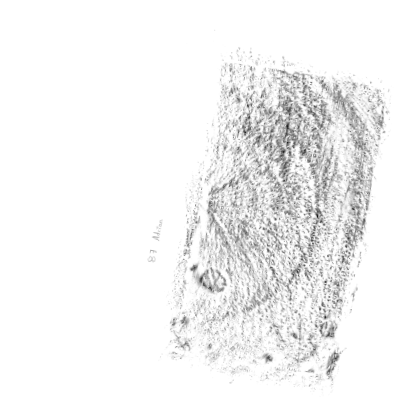
#> input picture data/processed/aligned-images/DOC (49).png, 400 x 400 px, found by its file name; its folder holds only this picture in this run
$ python nmf_analysis.py
#> lines starting #> are read from the running program, lines starting #| are printed output that depends on the picture; after the words box and inside, x2 and y2 are one past the last pixel; in counts of white or black regions, pixels touching at a corner belong together
### src/load_images.py
import cv2
import numpy as np
import os

def read_images(dir:str, image_size=None) -> tuple[list[np.ndarray], list[str]]:
    """ Lee todas las imagenes en formato PNG de un directorio, las redimensiona
    al tamaño especificado y las normaliza a valores entre 0 y 255."""
#> called with dir = './data/processed/aligned-images/'
    images, names = [], []

    for file in os.listdir(dir):            # leer cada archivo en la carpeta
        if file.lower().endswith(".png"):   # si es png
            # Leer imagen en blanco y negro
            print(f"Reading image: {file}")
            image = cv2.imread(os.path.join(dir, file), cv2.IMREAD_GRAYSCALE)
#> image is the input picture: shape (400, 400); min 18, max 255, mean 242.3

            # redimencionar imagen
            if image_size is not None:
                print(f"\tOriginal shape:\t{image.shape}")
                image = cv2.resize(image, image_size, interpolation\
                                   =cv2.INTER_AREA)
                print(f"\tNew shape:\t{image.shape}\n")
            else:
                print(f"\tShape:\t{image.shape}\n")
#| 	Shape:	(400, 400)

            image = cv2.normalize(image, None, 0, 255, cv2.NORM_MINMAX)\
                .astype(np.uint8) # normalizar imagen

            if image is not None:
                images.append(image) ; names.append(file)
            else:
                raise ValueError(f"Error al leer la imagen: {file}")

    return images, names

# [4 lines left out: function save_images, not called in this run]

# [9 lines that do not run on import are left out]

### src/transform.py
import cv2 as cv2
import numpy as np
from src import TRANSFORMATION_MARGIN
from src.load_images import save_images
import cv2
import numpy as np
from skimage.restoration import denoise_wavelet, estimate_sigma
from skimage import img_as_float, img_as_ubyte

def del_area(binaria, area_max=60, conectividad=4):
    # Asegurar formato uint8 (0 y 255)
    if binaria.dtype == bool:
        img = (binaria.astype(np.uint8)) * 255
    else:
        img = binaria.copy()
        if img.max() == 1:
            img = img * 255


    # Encontrar componentes blancas en la invertida (que eran negras en original)
    num_labels, labels, stats, centroids = cv2.connectedComponentsWithStats(
        cv2.bitwise_not(img), connectivity=conectividad)

    # Máscara donde se conservarán las regiones negras que queremos mantener (las grandes)
    mascara_negra_conservadas = np.zeros_like(img)

    # Omitir fondo (label 0)
    for i in range(1, num_labels):
        area = stats[i, cv2.CC_STAT_AREA]
        if area >= area_max:
            # Esta región negra original es lo suficientemente grande, la conservamos
            mascara_negra_conservadas[labels == i] = 255


    resultado = np.full_like(img, 255)  # fondo blanco
    resultado[mascara_negra_conservadas == 255] = 0  # poner negro donde había regiones negras grandes

    # Devolver en el mismo tipo de dato de entrada
    return resultado if binaria.dtype != bool else resultado > 0

def clean_images(images: list[np.ndarray]) -> list[dict]:
    results = []
    clahe = cv2.createCLAHE(clipLimit=7.0, tileGridSize=(24, 24))

    for img in images:
        if img.dtype != np.uint8:
            img = cv2.normalize(img, None, 0, 255, cv2.NORM_MINMAX).astype(np.uint8)

        result_dict = {"original": img.copy()}

        # Mediana
        median_img = img
        for _ in range(8):
            median_img = cv2.medianBlur(median_img, 3)
            median_clahe = clahe.apply(median_img)
            _, median_thresh = cv2.threshold(median_clahe, 150, 255, cv2.THRESH_BINARY)
        result_dict["cleaned"] = del_area(median_thresh, area_max=90, conectividad=4)


        results.append(result_dict)

    return results

# [61 lines left out: functions select_rotation_line, align, transform, not called in this run]


# [23 lines that do not run on import are left out]


### src/visualitation.py
from matplotlib import pyplot as plt
import numpy as np
from src import TRANSFORMATION_MARGIN

plt.rcParams["figure.constrained_layout.use"] = True


def show_images(images: list, names: list[str], show: bool = True,
                suptitle: str = None, **fig_kw):
    """Muestra una lista de imágenes."""
    n_images = len(images)
    n_cols = int(np.ceil(np.sqrt(n_images)))
    n_rows = int(np.ceil(n_images / n_cols))

    fig, axes = plt.subplots(nrows=n_rows,ncols=n_cols,squeeze=False,**fig_kw)
    if suptitle is not None: fig.suptitle(suptitle)

    for i, (img, name) in enumerate(zip(images, names)):
        r, c = i // n_cols, i % n_cols
        ax = axes[r, c]
        ax.imshow(img, cmap="gray") ; ax.set_title(name)
        ax.axis("off")

    for j in range(i + 1, n_cols * n_rows):    # Apagar ejes vacíos
        r, c = j // n_cols, j % n_cols
        axes[r, c].axis("off")

    if show: plt.show()
    return fig, axes


# [16 lines left out: function show_stages, not called in this run]

def show_nmf_components(H:np.ndarray, W:np.ndarray,
                        image_shape:tuple[int, int]) -> None:
    components, titles = [], []

    for i in range(H.shape[0]): # reconstruir cada componente
        component_img = H[i, :].reshape(image_shape)
        title = f'Component {i+1}, Average Intensity: {W[:, i].mean():.2f}'
        components.append(component_img)
        titles.append(title)

    show_images(components, titles)
    return

def plot_reconstruction_error(errors:list[float], components:list[int]) -> None:
    plt.plot(components, errors, color='red', marker='o')
    plt.xlabel("Number of components") ; plt.ylabel("Reconstruction error")
    plt.show()
    return


# [30 lines left out: function fft_visualitation, not called in this run]

# [1 lines that do not run on import are left out]

### src/utils.py
import numpy as np

def get_stage_images(results:list[dict], stage:str) -> list[np.ndarray]:
    return [result[stage] for result in results]

### src/nmf_analysis.py
import numpy as np
import cv2 as cv2
from sklearn.decomposition import NMF

def apply_nmf(images: list[np.ndarray], **nmf_params)\
    -> tuple[list[np.ndarray], np.ndarray, np.ndarray, float]:

    # Convertir la lista de imágenes a una matriz 2D
    n_samples, images_shape = len(images), images[0].shape
    data_matrix = np.array([img.flatten() for img in images])

    # Aplicar NMF
    nmf_model = NMF(**nmf_params)
    print(f"Fitting NMF model, {nmf_params['n_components']} components...")
    W = nmf_model.fit_transform(data_matrix)
    H = nmf_model.components_

    # Reconstruir las imágenes a partir de las componentes
    reconstructed_images = [ (np.dot(W[i,:], H).reshape(images_shape))\
                            .astype(np.uint8) for i in range(n_samples)]

    return reconstructed_images, W, H, nmf_model.reconstruction_err_


if __name__ == "__main__":
    from src import PROCESSED_IMAGES_DIR, NMF_PARAMS
    from src.load_images import read_images
    from src.visualitation import show_images, show_nmf_components,\
        plot_reconstruction_error
    from src.transform import clean_images
    from src.utils import get_stage_images


    # leer y limpiar imagenes
    images, names = read_images(PROCESSED_IMAGES_DIR + "aligned-images/")
#> images = 1 item; names = ['DOC (49).png']
    images = get_stage_images(clean_images(images), "cleaned")
#> the loop in clean_images, `for img in images:` made 1 pass
#> num_labels in del_area on pass 1: 104
#> pass 1, in del_area, `img = binaria.copy()`:
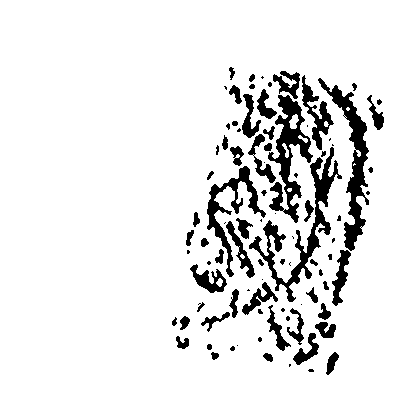
#> img: shape (400, 400); 90% white; 89 black regions (31 under 20 px), largest, box (x1, y1, x2, y2) and area: (249, 147, 342, 302) 2437, (318, 78, 369, 251) 2180, (268, 95, 313, 223) 2110
#> pass 1, in del_area, `num_labels, labels, stats, centroids = cv2.connectedComponentsWithStat..`:
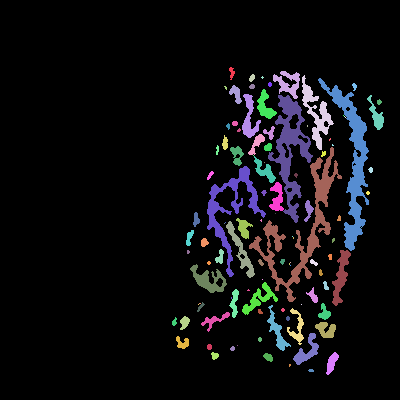
#> labels: shape (400, 400) int32; 104 distinct labels, from 0 to 103; one colour per label, 0 black
#> after the loop in clean_images, `for img in images:`:
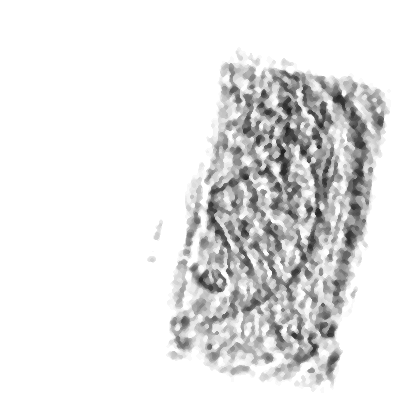
#> median_clahe: shape (400, 400); min 33, max 255, mean 229.3
#> after the loop in clean_images, `for img in images:`:
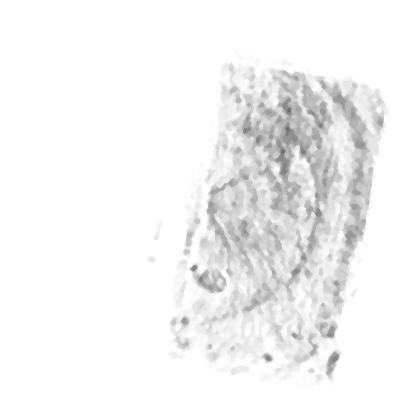
#> median_img: shape (400, 400); min 102, max 255, mean 242.9
#> after the loop in clean_images, `for img in images:`: results = 1 item

    # promediar imagenes
    show_images([np.mean(images, axis=0).astype(np.uint8)], ["Average Image"],
                suptitle="Average of Aligned and Cleaned Images")
#> in show_images, `n_images = len(images)`: n_images = 1
#> the loop in show_images, `for i, (img, name) in enumerate(zip(images, names)):` made 1 pass
#> (name, r, c) on pass 1: ('Average Image', 0, 0)

    # Evaluar error de reconstrucción para diferentes números de componentes
    errors = [ apply_nmf(images, n_components=k, **NMF_PARAMS)[3]\
              for k in range(1, 12) ]
#> in apply_nmf, `n_samples, images_shape = len(images), images[0].shape`: images_shape = (400, 400)
#> in apply_nmf, `W = nmf_model.fit_transform(data_matrix)`: W = [19.08]
#> in apply_nmf, `reconstructed_images = [ (np.dot(W[i,:], H).reshape(images_shape))\ .a..`: reconstructed_images = 1 item
#> errors = [0, 6.15e-05, 4.37e-05, 6.52e-05, 4.79e-05, 0, 0.000116, 0, 2.95e-05, 3.8e-05, 0.000121]
    plot_reconstruction_error(errors, list(range(1, 12)))
#> in plot_reconstruction_error, `plt.show()`:
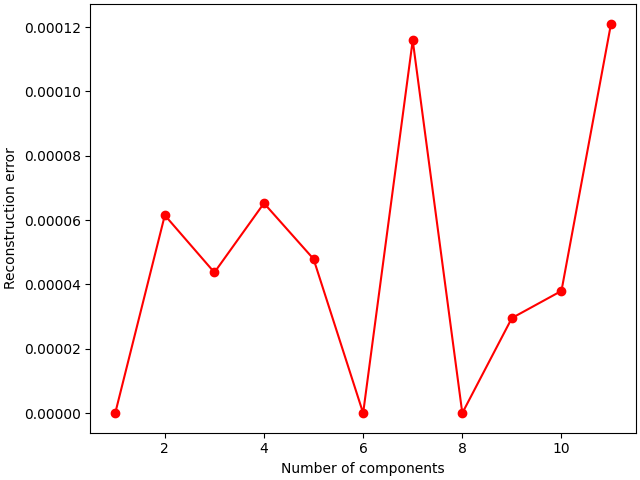
#> figure drawn by matplotlib, 1 panel; curve peaks at x = 11, y = 0.000121

    # aplicar NMF
    for k in [2, 10]:
        print(f"\nNMF con {k} componentes...")
        nmf_images, W, H, _ = apply_nmf(images, n_components=k, **NMF_PARAMS)
        show_nmf_components(H, W, images[0].shape)
        show_images(nmf_images, names,
                    suptitle=f"NMF Reconstruction with {k} Components")
#> this loop made 2 passes
#> (n_samples in apply_nmf, images_shape in apply_nmf, W) on pass 1: (1, (400, 400), [[24.79, 2.2]])
#> (n_samples in apply_nmf, images_shape in apply_nmf) on pass 2: (1, (400, 400))
#> pass 1, in show_images (call 2), `if show: plt.show()`:
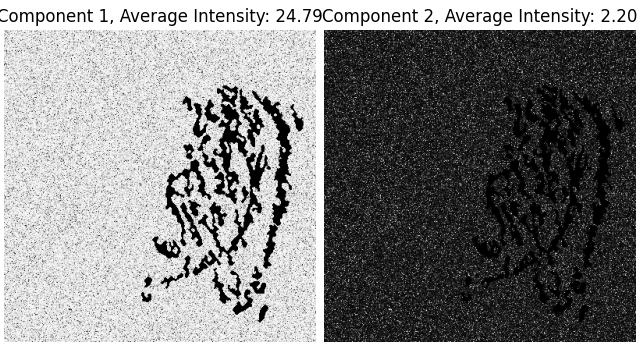
#> figure drawn by matplotlib, 2 panels
#> pass 2, in show_images (call 5), `if show: plt.show()`:
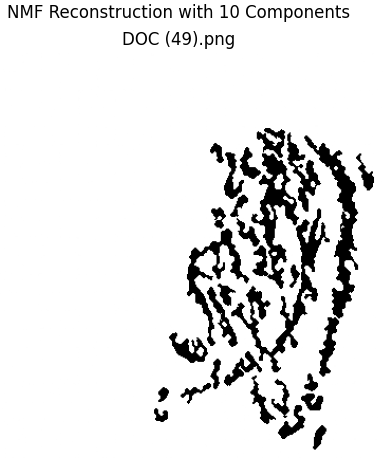
#> figure drawn by matplotlib, 1 panel

$ run again, on data/processed/aligned-images/DOC001 (2).png
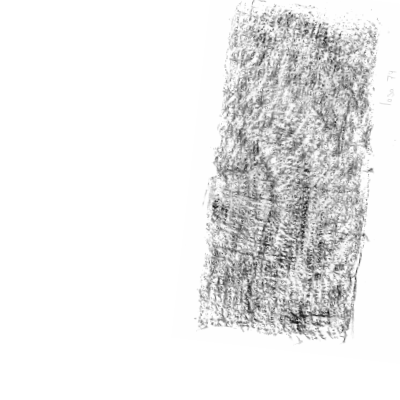
#> input picture data/processed/aligned-images/DOC001 (2).png, 400 x 400 px, found by its file name
#> in read_images, image is the input picture: shape (400, 400); min 16, max 255, mean 234.2
#| 	Shape:	(400, 400)
#> images = 1 item; names = ['DOC001 (2).png']
#> the loop in clean_images, `for img in images:` made 1 pass
#> num_labels in del_area on pass 1: 79
#> pass 1, in del_area, `num_labels, labels, stats, centroids = cv2.connectedComponentsWithStat..`:
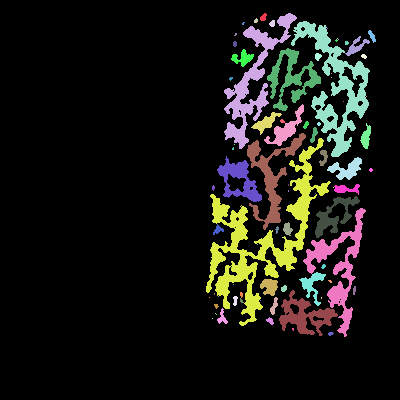
#> labels: shape (400, 400) int32; 79 distinct labels, from 0 to 78; one colour per label, 0 black
#> after the loop in clean_images, `for img in images:`: results = 1 item
#> n_images = 1
#> the loop in show_images, `for i, (img, name) in enumerate(zip(images, names)):` made 1 pass
#> (name, r, c) on pass 1: ('Average Image', 0, 0)
#> images_shape = (400, 400)
#> in apply_nmf, `W = nmf_model.fit_transform(data_matrix)`: W = [18.73]
#> reconstructed_images = 1 item
#> errors = [0, 0, 0, 0.000107, 5.65e-05, 4.49e-05, 0, 2.22e-05, 2.68e-05, 0, 0]
#> the loop `for k in [2, 10]:` made 2 passes
#> (n_samples in apply_nmf, images_shape in apply_nmf, W) on pass 1: (1, (400, 400), [[24.33, 2.16]])
#> pass 2, in show_images (call 5), `if show: plt.show()`:
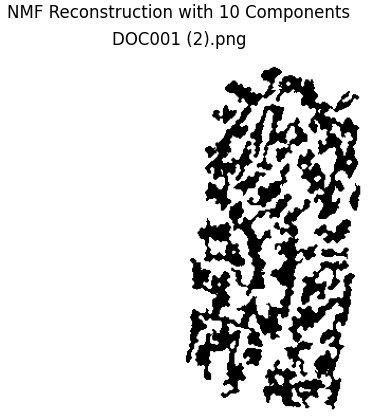
#> figure drawn by matplotlib, 1 panel

$ run again, on data/processed/aligned-images/DOC002(1).png
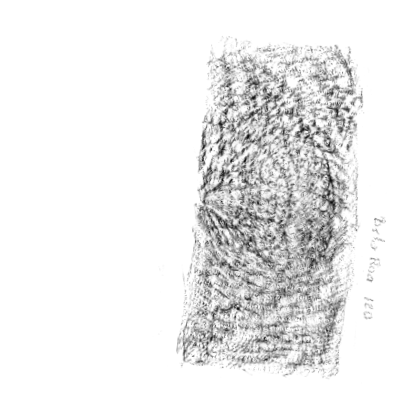
#> input picture data/processed/aligned-images/DOC002(1).png, 400 x 400 px, found by its file name
#> in read_images, image is the input picture: shape (400, 400); min 11, max 255, mean 234.9
#| 	Shape:	(400, 400)
#> images = 1 item; names = ['DOC002(1).png']
#> the loop in clean_images, `for img in images:` made 1 pass
#> num_labels in del_area on pass 1: 56
#> pass 1, in del_area, `num_labels, labels, stats, centroids = cv2.connectedComponentsWithStat..`:
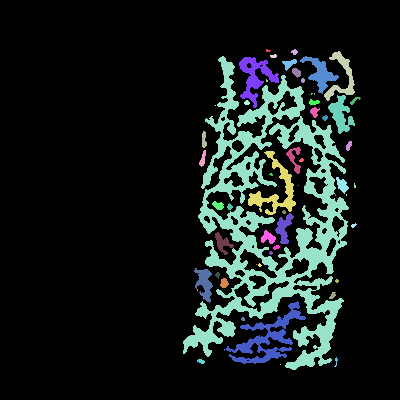
#> labels: shape (400, 400) int32; 56 distinct labels, from 0 to 55; one colour per label, 0 black
#> after the loop in clean_images, `for img in images:`: results = 1 item
#> n_images = 1
#> the loop in show_images, `for i, (img, name) in enumerate(zip(images, names)):` made 1 pass
#> (name, r, c) on pass 1: ('Average Image', 0, 0)
#> images_shape = (400, 400)
#> in apply_nmf, `W = nmf_model.fit_transform(data_matrix)`: W = [18.66]
#> reconstructed_images = 1 item
#> errors = [0, 0, 5.16e-05, 4.51e-05, 0, 0, 4.26e-05, 0, 0, 0, 0.000123]
#> the loop `for k in [2, 10]:` made 2 passes
#> (n_samples in apply_nmf, images_shape in apply_nmf, W) on pass 1: (1, (400, 400), [[24.24, 2.15]])
#> pass 2, in show_images (call 5), `if show: plt.show()`:
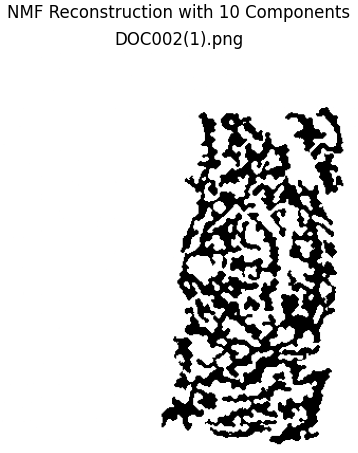
#> figure drawn by matplotlib, 1 panel
